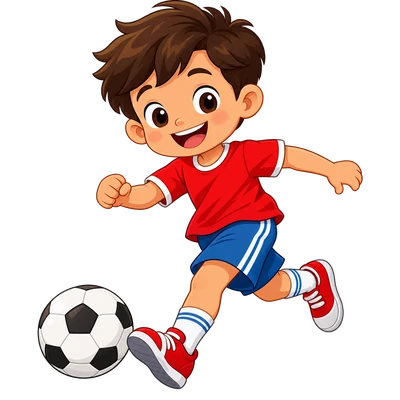
#> input picture HI02H12_L01_S01_dist-20261019T060950Z-1-001/_reskin_tools/g1_assets/img_g1_boy_ball.webp, 400 x 400 px
$ python sent_bare_picture.py g1_assets/img_g1_boy_ball.webp g1_assets/img_g1_girl_ball.webp
#> lines starting #> are read from the running program, lines starting #| are printed output that depends on the picture
"""A SENT_PICK page's picture for the side row ([p2-side] / [g4p1-side]): the user's picture bare (the row's white card frames it,
so no baked grey ring as g4_picture.py draws for P4's layout), exactly 4:3 at 1448x1086 — the card shows it at 444x333 — WebP q90.
A source of another shape is cut to its centred 4:3 band first (G4's 1447x1087 kite: half a pixel top and bottom); a 1448x1086
source is only re-encoded.
usage: python -I sent_bare_picture.py <source png> <out webp>"""
import sys, pathlib
from PIL import Image

W, H = 1448, 1086
src, out = pathlib.Path(sys.argv[1]), pathlib.Path(sys.argv[2])
pic = Image.open(src).convert("RGB")
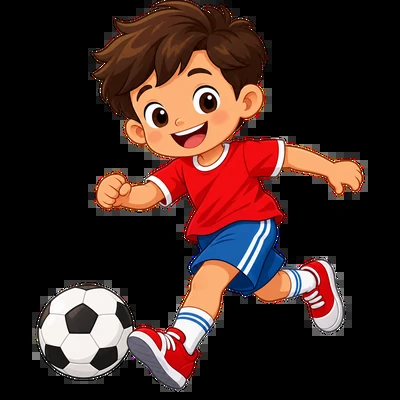
#> pic: PIL image 400x400 RGB; mean R, G, B 59.9, 37.9, 33.7
if pic.size != (W, H):
    sw, sh = min(pic.width, pic.height * W / H), min(pic.height, pic.width * H / W)
#> sw = 400; sh = 300
    pic = pic.resize((W, H), Image.LANCZOS, box=((pic.width - sw) / 2, (pic.height - sh) / 2, (pic.width + sw) / 2, (pic.height + sh) / 2))
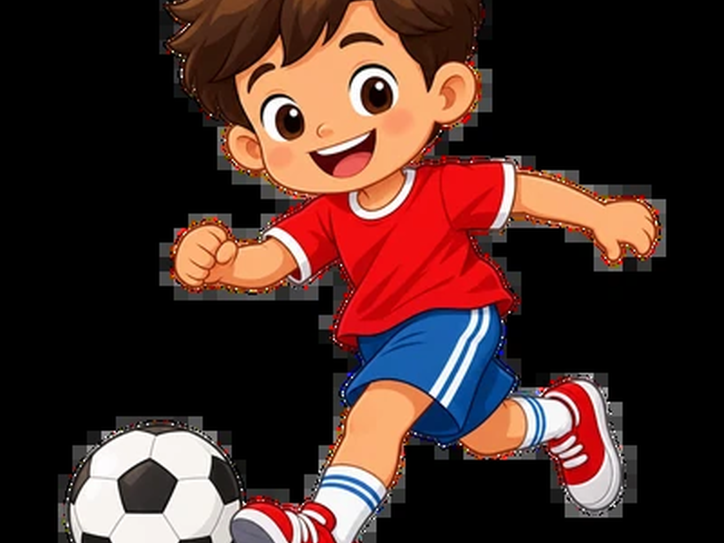
#> pic: PIL image 1448x1086 RGB (shown at 1/2 size); mean R, G, B 70.9, 44.6, 39.8
pic.save(out, "WEBP", quality=90, method=6)
print(out, pic.size)
#| g1_assets/img_g1_girl_ball.webp (1448, 1086)

$ run again, on HI02H12_L01_S01_dist-20261019T060950Z-1-001/_reskin_tools/g1_assets/img_g1_girl_ball2.webp
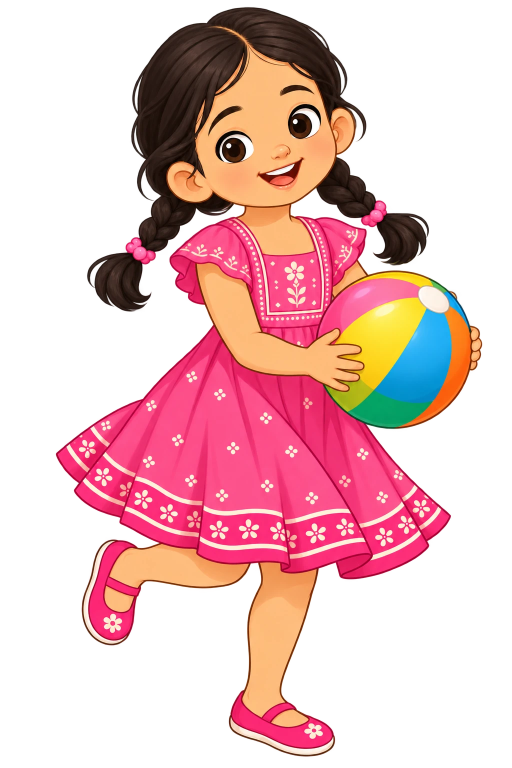
#> input picture HI02H12_L01_S01_dist-20261019T060950Z-1-001/_reskin_tools/g1_assets/img_g1_girl_ball2.webp, 1024 x 1536 px (shown at 1/2 size)
#> `pic = Image.open(src).convert("RGB")`:
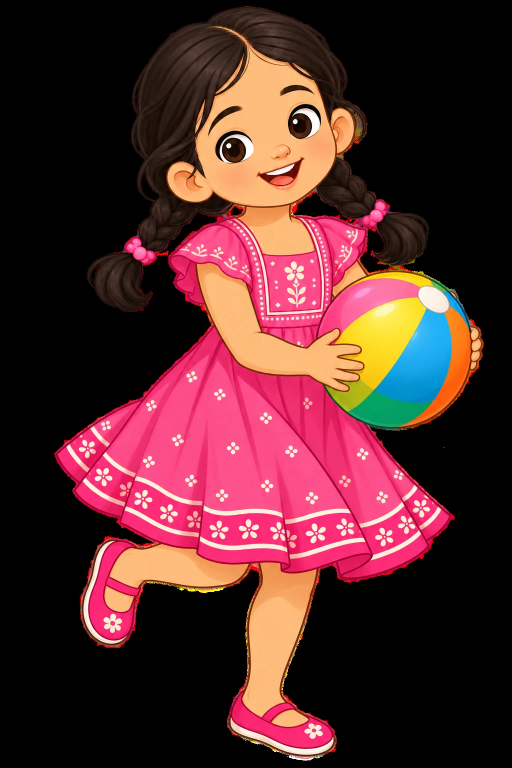
#> pic: PIL image 1024x1536 RGB (shown at 1/2 size); mean R, G, B 84.9, 42.7, 44
#> `pic = pic.resize((W, H), Image.LANCZOS, box=((pic.width - sw) / 2, (pi..`:
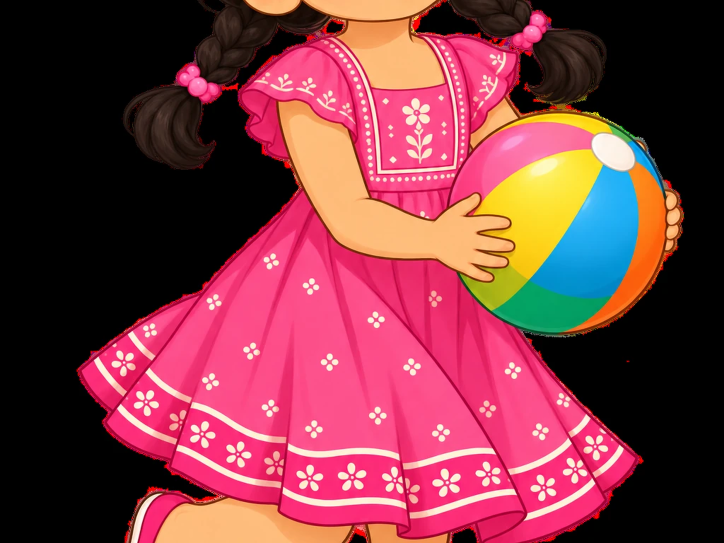
#> pic: PIL image 1448x1086 RGB (shown at 1/2 size); mean R, G, B 126.8, 58, 67.6
#| g1_assets/img_g1_girl_ball2.webp (1448, 1086)
